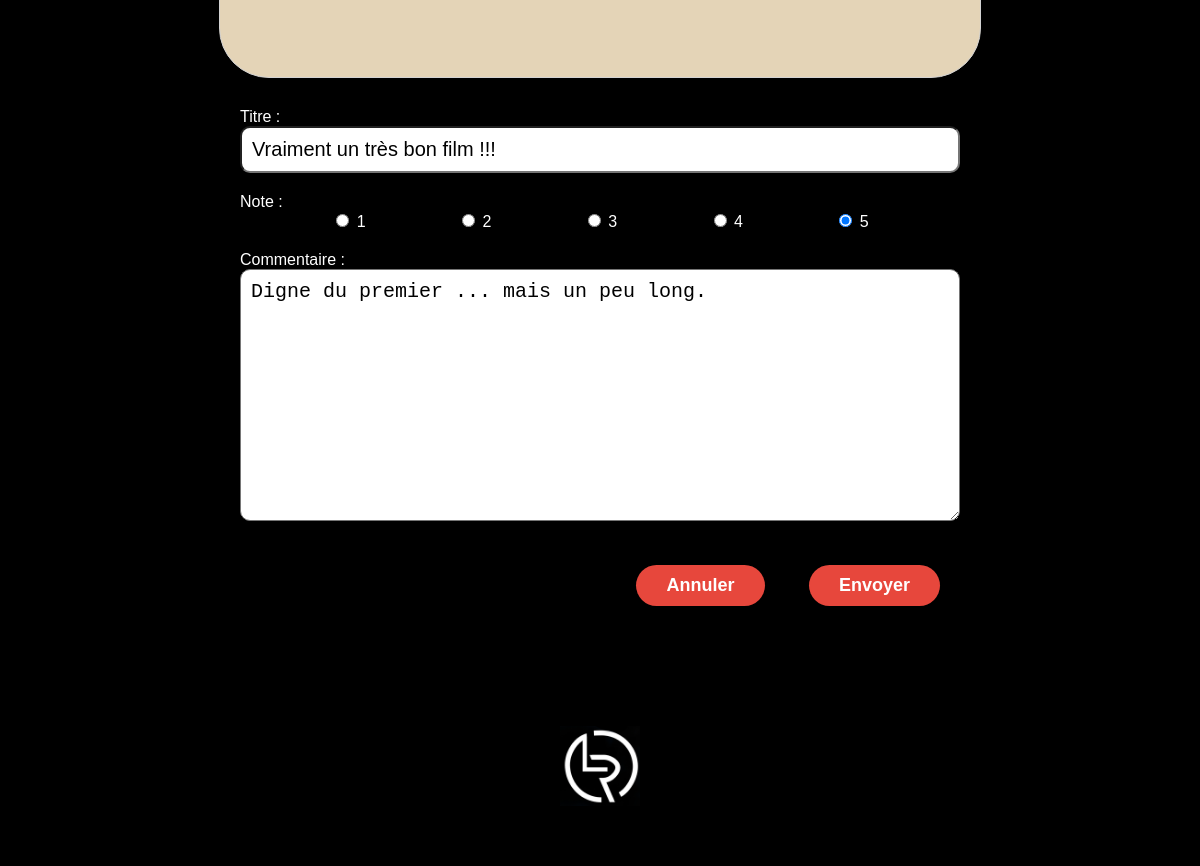
Page /review/5/edit (signed in, lower part) on the earlier database version.
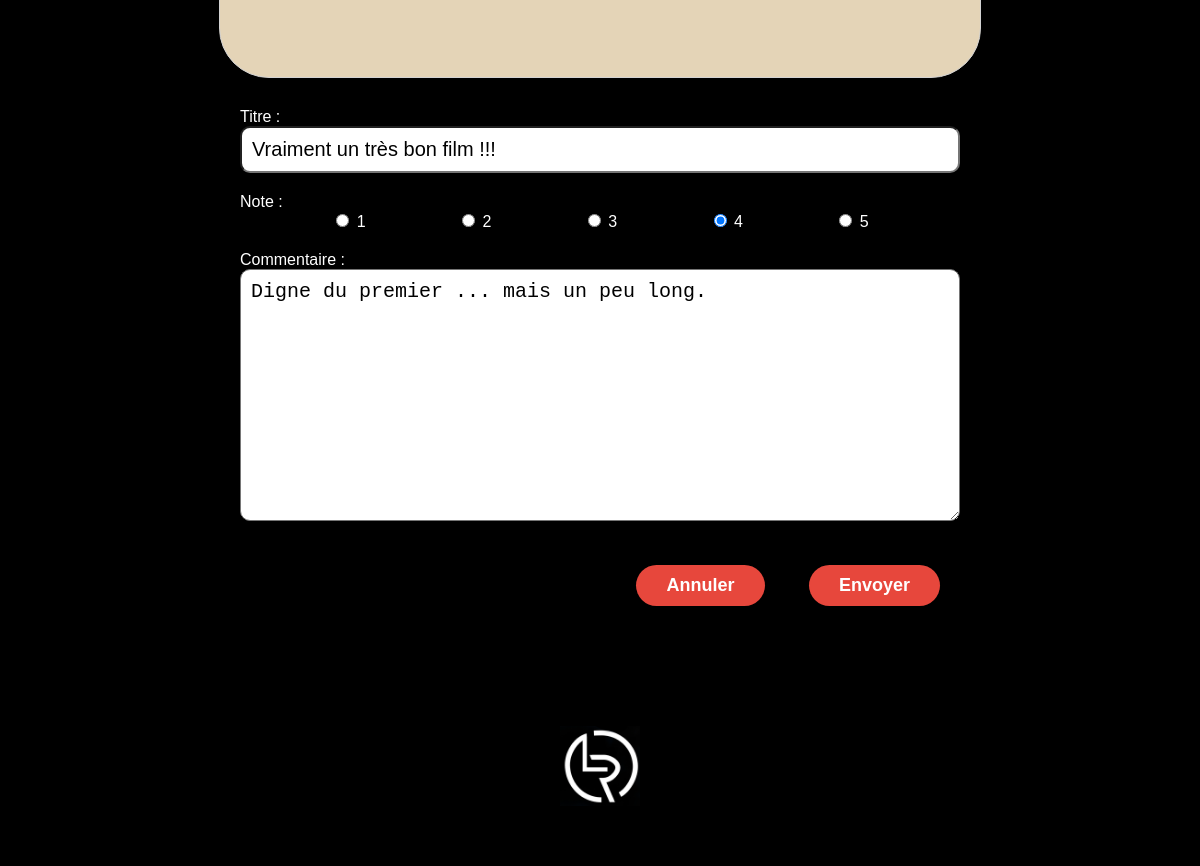
Same page on the later database version.
### bookreview/models.py (models this page shows, shortened)
class Review(models.Model):
    ticket = models.ForeignKey(to=Ticket, on_delete=models.CASCADE)
    rating = models.PositiveSmallIntegerField(
        validators=[MinValueValidator(0), MaxValueValidator(5)], verbose_name="Note"
    )
    headline = models.CharField(max_length=128, verbose_name="Titre")
    body = models.TextField(max_length=8192, blank=True, verbose_name="Commentaire")
    user = models.ForeignKey(to=settings.AUTH_USER_MODEL, on_delete=models.CASCADE)
    time_created = models.DateTimeField(auto_now_add=True)

### bookreview/views.py (the view, shortened to what this page needs)
@login_required
def edit_review(request, review_id):
    review = get_object_or_404(Review, id=review_id)
    edit_form = ReviewForm(instance=review)
    ticket = review.ticket
    context = {
        "edit_form": edit_form,
        "ticket": ticket,
    }
    return render(request, "bookreview/edit_review.html", context=context)

### bookreview/forms.py
class ReviewForm(forms.ModelForm):
    class Meta:
        model = Review
        fields = ["headline", "rating", "body"]
        widgets = {
            "rating": forms.RadioSelect(
                choices=[(1, "1"), (2, "2"), (3, "3"), (4, "4"), (5, "5")]
            ),
        }

### bookreview/templates/bookreview/edit_review.html (shortened to what this page needs)
{% extends 'base.html' %}
{% load static  %}
{% block content %}
    <div class="review-page base-page">
        <div class="ticket-display">
            <br>
        </div>
        <form method="post" class="review-form">
            {% for field in edit_form.visible_fields %}
                <div class="form-field-ticket">
                    {{ field.label_tag }}
                    {{ field }}
                </div>
            {% endfor %}
            <div class="button-submit-right">
                <a href="{% url 'posts' %}"><button type="button" class="submit-button">Annuler</button></a>
                <button type="submit" class="submit-button review-button">Envoyer</button>
            </div>
        </form>
    </div>
{% endblock content %}

Differences in the rows shown:
changed Review "Vraiment un très bon film !!!": rating "☐ 1 ☐ 2 ☐ 3 ☐ 4 ☑ 5" → "☐ 1 ☐ 2 ☐ 3 ☑ 4 ☐ 5"
